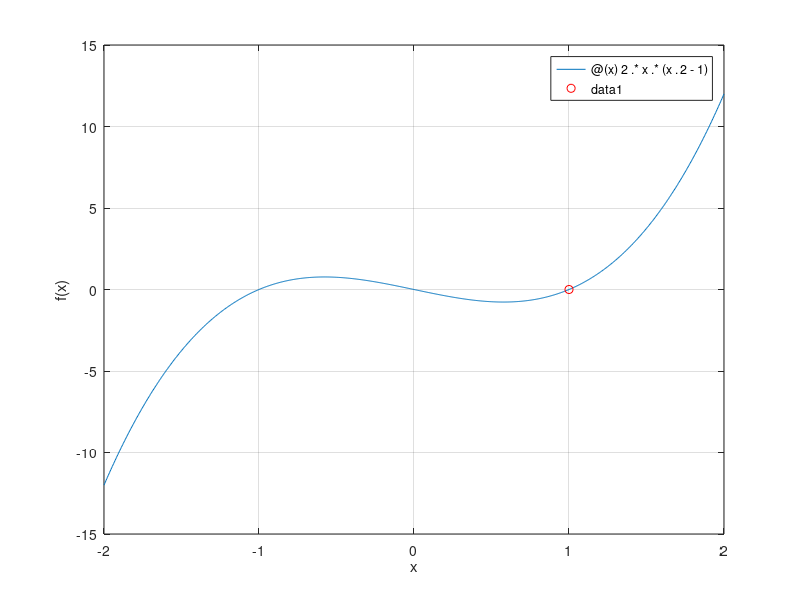

Write the MATLAB code that produced this figure.
%Regula Falsi
clear;
clc;

% This Program finds root of the equation F(x)=2x(x^2-1) using Regula Falsi(False Position) Method and is written by
% The variables which are used in this program are as follows: 'a' is used as the starting value of our closed interval, 
% 'b' is used as the ending value of our interval, 'epsilon' the termination condition, 'c' is used as the new
% value for any of 'a' or 'b', 'error' is just for comparison with epsilon,
% iteration is used for counting our steps, and lastly 'n' is used for storing old value of 'c'.

disp('F(x)=2x(x^2-1)');  %output
f=@(x) 2.*x.*(x.^2-1);    %our function in anonymous form
a=input('Enter the starting value of our interval(Most Effective value is 0.5):'); %gets value of 'a' from user
b=input('Enter the ending value of our interval(Most Effective Value is 1.5):'); %gets value of 'b' from user
epsilon=input('Enter the value of Epsilon:'); %gets value of epsilon from user
c=(b*f(a)-a*f(b))/(f(a)-f(b)); %evaluates 'c' using regula falsi formula
error=1; %for comparing with epsilon
iteration=1;  %for counting after how many steps the computer could find the root
fprintf('a\t\t\tf(a)\t\t\tb\t\t\tf(b)\t\tc\t\t\tf(c)\t\terror\t\titeration\n'); %for printing as table
fprintf('%f\t%f\t%f\t%f\t%f\t%f\t\t%f\t\t%d\n',a,f(a),b,f(b),c,f(c),error,iteration);% for printing as table

while error>epsilon || f(c)>epsilon %evaluation starts her, although we already have some values for some of variables 
    if f(a)*f(c)>0          %for deciding which one gets the new value of 'c'
        a=c;
    else 
        b=c;
    end
    n=c;                   %for storing the old value of 'c' just to find 'error'
    c=(b*f(a)-a*f(b))/(f(a)-f(b));  %Regula Falsi formula again!
    error=abs(c-n);             %this is why we used 'n'
    iteration=iteration+1;      %for counting steps
    i=i+1;
    fprintf('%f\t%f\t%f\t%f\t%f\t%f\t\t%f\t\t%d\n',a,f(a),b,f(b),c,f(c),error,iteration);
end
iteration
c
xz=fzero(f,1);     %finds zero of the function
figure;           
fplot(f,[-2,2]);   %plots graph of the function between the interval -2,2
hold on;
plot(xz,0,'or');   %circles the zero of the function on the same graph with red
grid on;
xlabel('x');
ylabel('f(x)');
hold off;
